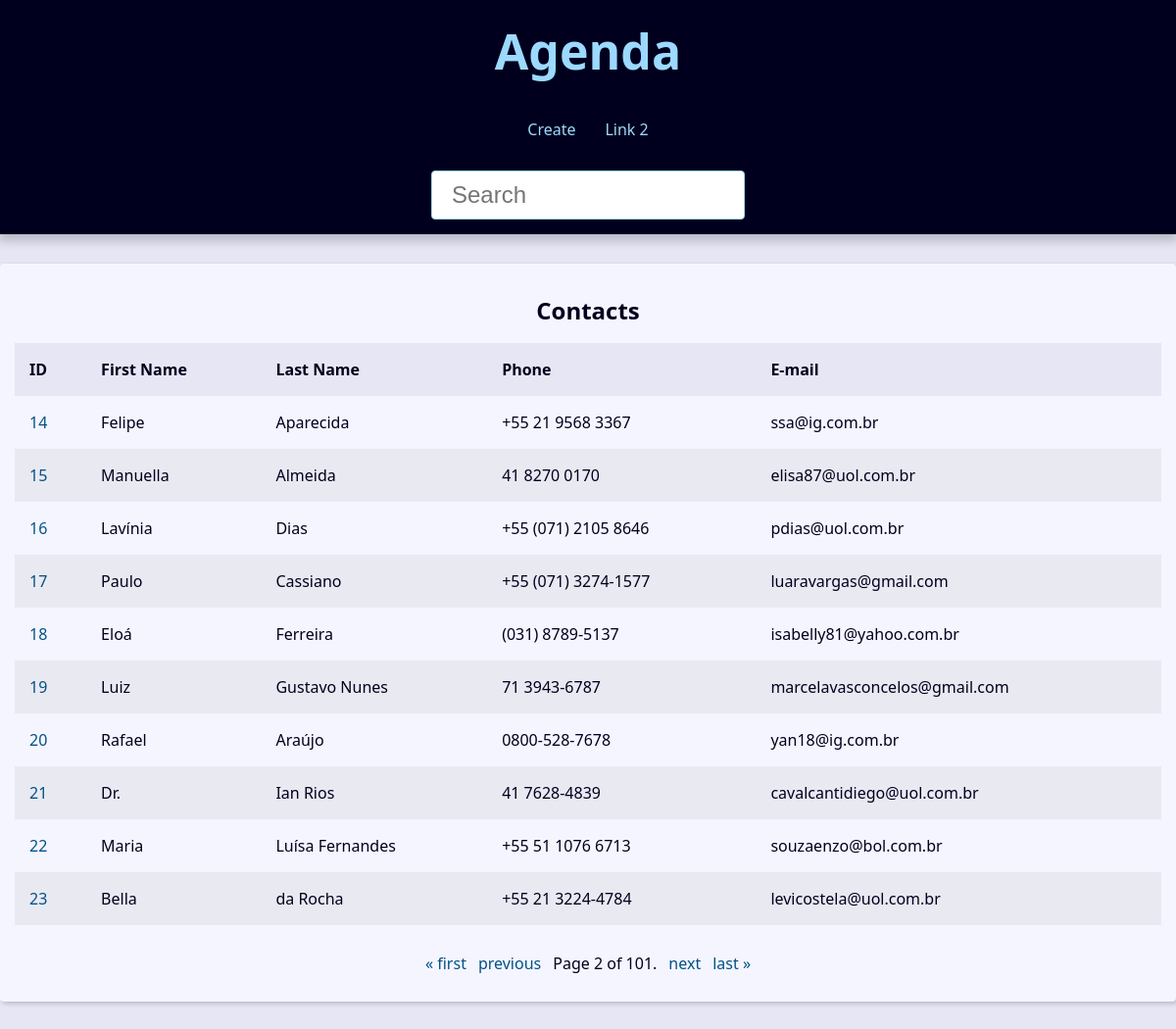
The page /?page=2&q= on the database its author committed.
### contact/models.py (models this page shows, shortened)
class Contact(models.Model):
    first_name = models.CharField(max_length=50)
    last_name = models.CharField(max_length=50)
    phone = models.CharField(max_length=50)
    email = models.EmailField(max_length=254, blank=True)
    created_date = models.DateTimeField(default=timezone.now)
    description = models.TextField(blank=True)
    show = models.BooleanField(default=True)
    picture = models.ImageField(blank=True, upload_to='picture/%Y/%m/')
    category = models.ForeignKey(Category, on_delete=models.SET_NULL, blank=True, null=True)
    owner =  models.ForeignKey(User, on_delete=models.SET_NULL, blank=True, null=True)

### contact/views/contact_views.py (the view)
# urls.py: path('', views.index, name='index'),# type:ignore
def index(request):
    contacts = Contact.objects.all().filter(show=True).order_by('id')
    paginator = Paginator(contacts, 10)
    page_number = request.GET.get("page")
    page_obj = paginator.get_page(page_number)
    context = {
        'page_obj': page_obj,
        'site_title':'Contatos - '
    }
    return render(request,'contact/index.html', context )

### contact/templates/contact/index.html
{% extends "global/base.html" %}
{% block content %}
{% if page_obj %}
<div class="responsive-table">
    <table class="contacts-table">
    <caption class="table-caption">
        Contacts
    </caption>
    <thead>
        <tr class="table-row table-row-header">
            <th class="table-header">ID</th>
            <th class="table-header">First Name</th>
            <th class="table-header">Last Name</th>
            <th class="table-header">Phone</th>
            <th class="table-header">E-mail</th>
        </tr>
    </thead>
    <tbody>
        {% for contact in page_obj%}
        <tr class="table-row">
            <td class="table-cel">
                <a class="table-link" href="{% url "contact:contact" contact.id %}">
                    {{contact.id}}
                </a>
            </td>
            <td class="table-cel">
                {{contact.first_name}}
            </td>
            <td class="table-cel">
                {{contact.last_name}}
            </td>
            <td class="table-cel">
                {{contact.phone}}
            </td>
            <td class="table-cel">
                {{contact.email}}
            </td>
        </tr>
        {% endfor %}
    </tbody>
</table>
</div>
{% else %}
<div class="single-contact">
    <h1 class="single-contact-name">
        Nenhum contato encontrado.
    </h1>
</div>
{% endif %}
{% endblock content %}

### base_static/global/css/style.css (style rules this page uses)
:root { --spacing: 1.5rem; --link-dark-color: rgb(0, 83, 134); --link-light-color: rgb(156, 217, 255); --clr-white: rgb(245, 245, 255); --clr-black: rgb(0, 0, 30); --clr-light-gray: rgb(230, 230, 245); --clr-dark-shadow-5: rgba(0, 0, 10, 5%); --clr-dark-shadow-10: rgba(0, 0, 10, 10%); --clr-dark-shadow-20: rgba(0, 0, 10, 20%); --clr-light-shadow-5: rgba(200, 200, 255, 5%); --clr-light-shadow-10: rgba(200, 200, 255, 10%); --clr-light-shadow-20: rgba(200, 200, 255, 20%); --main-page-width: 120rem; --table-min-width: 60rem; --biggest-font-size: 5rem; --bigger-font-size: 4rem; --big-font-size: 3.2rem; --medium-font-size: 2.4rem; --small-font-size: 1.6rem; --smaller-font-size: 1.4rem; --smallest-font-size: 1.2rem; --transition-fast: 300ms; --transition-medium: 600ms; --transition-slow: 1s; --default-border-radius: 4px; }
*, *::before, *::after { margin: 0; padding: 0; box-sizing: border-box; }
html { font-size: 62.5%; }
body { font-family: system-ui, -apple-system, BlinkMacSystemFont, 'Segoe UI', Roboto, Oxygen, Ubuntu, Cantarell, 'Open Sans', 'Helvetica Neue', sans-serif; line-height: 1.5; font-size: var(--small-font-size); color: var(--clr-black); -webkit-font-smoothing: antialiased; background: var(--clr-light-gray); }
.responsive-table { width: 100%; overflow-x: auto; }
.contacts-table { width: 100%; min-width: var(--table-min-width); border-collapse: collapse; }
.table-caption { font-size: var(--medium-font-size); font-weight: bold; padding: var(--spacing); }
.table-row { text-align: left; text-overflow: ellipsis; transition: background-color var(--transition-fast) ease-in-out; }
.table-row:nth-of-type(2n) { background: var(--clr-dark-shadow-5); }
.table-row-header { background: var(--clr-light-gray); color: var(--clr-black); }
.table-cel, .table-header { padding: var(--spacing); }
.table-link { color: var(--link-dark-color); transition: color var(--transition-fast) ease-in-out; text-decoration: none; }

### rows shown on the page
Contact: id "14", first_name "Felipe", last_name "Aparecida", phone "+55 21 9568 3367", email "ssa@ig.com.br"
Contact: id "15", first_name "Manuella", last_name "Almeida", phone "41 8270 0170", email "elisa87@uol.com.br"
Contact: id "16", first_name "Lavínia", last_name "Dias", phone "+55 (071) 2105 8646", email "pdias@uol.com.br"
Contact: id "17", first_name "Paulo", last_name "Cassiano", phone "+55 (071) 3274-1577", email "luaravargas@gmail.com"
Contact: id "18", first_name "Eloá", last_name "Ferreira", phone "(031) 8789-5137", email "isabelly81@yahoo.com.br"
Contact: id "19", first_name "Luiz", last_name "Gustavo Nunes", phone "71 3943-6787", email "marcelavasconcelos@gmail.com"
Contact: id "20", first_name "Rafael", last_name "Araújo", phone "0800-528-7678", email "yan18@ig.com.br"
Contact: id "21", first_name "Dr.", last_name "Ian Rios", phone "41 7628-4839", email "cavalcantidiego@uol.com.br"
Contact: id "22", first_name "Maria", last_name "Luísa Fernandes", phone "+55 51 1076 6713", email "souzaenzo@bol.com.br"
Contact: id "23", first_name "Bella", last_name "da Rocha", phone "+55 21 3224-4784", email "levicostela@uol.com.br"

### other values the page prints
{{ page_obj.number }} "2"
{{ page_obj.paginator.num_pages }} "101"
